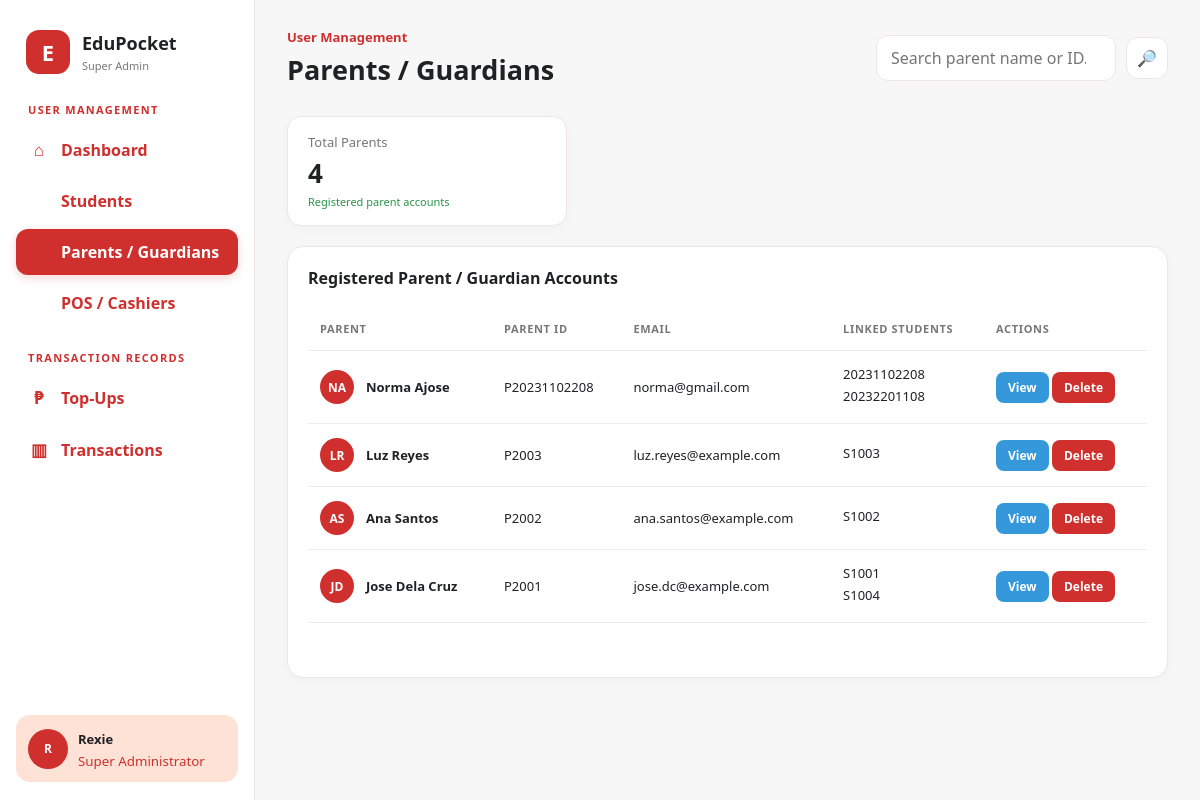
The app's page /school-superadmin/parents.php with its own data.
### tables this page shows
CREATE TABLE `parents` (
  `parent_id` varchar(20) NOT NULL,
  `Fname` varchar(100) NOT NULL,
  `first_name` varchar(50) NOT NULL,
  `middle_name` varchar(50) DEFAULT NULL,
  `last_name` varchar(50) NOT NULL,
  `suffix` varchar(10) DEFAULT NULL,
  `Password` varchar(255) NOT NULL,
  `pin` varchar(255) DEFAULT NULL,
  `email` varchar(100) DEFAULT NULL,
  `linked_student_num` varchar(20) DEFAULT NULL,
  `profile_photo` varchar(255) DEFAULT NULL,
  `password_changed` tinyint(1) NOT NULL DEFAULT 0
);

### school-superadmin/parents.php (the view, shortened to what this page needs)
<?php
require_once "db.php";
$totalParentsQuery = "
    SELECT COUNT(*) AS total
    FROM parents
";
$totalParentsResult = $conn->query($totalParentsQuery);
$totalParents = 0;
if ($totalParentsResult) {
    $row = $totalParentsResult->fetch_assoc();
    $totalParents = $row["total"];
}
$parentsQuery = "
    SELECT
        p.parent_id,
        p.Fname,
        p.first_name,
        p.middle_name,
        p.last_name,
        p.suffix,
        p.email,
        GROUP_CONCAT(
            s.student_num
            ORDER BY s.student_num
            SEPARATOR ','
        ) AS linked_students
    FROM parents p
    LEFT JOIN parent_student_link l
        ON p.parent_id = l.parent_id
    LEFT JOIN students s
        ON l.student_num = s.student_num
    GROUP BY
        p.parent_id,
        p.Fname,
        p.first_name,
        p.middle_name,
        p.last_name,
        p.suffix,
        p.email
    ORDER BY p.parent_id DESC
";
$parents = $conn->query($parentsQuery);
?>
<!DOCTYPE html>
<html lang="en">
<head>
    <link
        rel="stylesheet"
        href="style.css?v=<?php echo time(); ?>"
    >
</head>
<body>
<div class="app">
    <aside class="sidebar">
        <div class="brand">
            <div class="logo">
                E
            </div>
            <div>
                <div class="brand-title">
                    EduPocket
                </div>
                <span class="brand-subtitle">
                    Super Admin
                </span>
            </div>
        </div>
        <div class="nav-title">
            User Management
        </div>
        <nav class="nav">
            <button
                onclick="window.location.href='index.php'"
            >
                <span class="nav-icon">⌂</span>
                Dashboard
            </button>
            <button
                onclick="window.location.href='students.php'"
            >
                Students
            </button>
            <button
                class="active"
                onclick="window.location.href='parents.php'"
            >
                Parents / Guardians
            </button>
            <button
                onclick="window.location.href='pos_cashiers.php'"
            >
                POS / Cashiers
            </button>
        </nav>
        <div class="nav-title finance-title">
            Transaction Records
        </div>
        <nav class="nav">
            <button
                onclick="window.location.href='topups.php'"
            >
                <span class="nav-icon">₱</span>
                Top-Ups
            </button>
            <button
                onclick="window.location.href='transactions.php'"
            >
                <span class="nav-icon">▥</span>
                Transactions
            </button>
        </nav>
        <div class="sidebar-footer">
            <div class="admin-card">
                <div class="avatar">
                    R
                </div>
                <div>
                    <strong>
                        Rexie
                    </strong>
                    <small>
                        Super Administrator
                    </small>
                </div>
            </div>
        </div>
    </aside>
    <main>
        <div class="topbar">
            <div>
                <div class="eyebrow">
                    User Management
                </div>
                <h1>
                    Parents / Guardians
                </h1>
            </div>
            <div class="top-actions">
                <input
                    type="search"
                    id="parentSearch"
                    class="search"
                    placeholder="Search parent name or ID..."
                    autocomplete="off"
                >
                <button
                    class="notification"
                >
                    🔎︎
                </button>
            </div>
        </div>
        <div class="student-summary-row">
            <div class="single-total-card">
                <div class="single-total-info">
                    <div class="stat-label">
                        Total Parents
                    </div>
                    <div class="stat-number">
                        <?php
                        echo number_format($totalParents);
                        ?>
                    </div>
                    <div class="stat-trend">
                        Registered parent accounts
                    </div>
                </div>
            </div>
        </div>
        <section class="card table-card">
            <div class="card-header">
                <h2>
                    Registered Parent / Guardian Accounts
                </h2>
            </div>
            <div class="table-wrapper">
                <table>
                    <thead>
                        <tr>
                            <th>
                                Parent
                            </th>
                            <th>
                                Parent ID
                            </th>
                            <th>
                                Email
                            </th>
                            <th>
                                Linked Students
                            </th>
                            <th>
                                Actions
                            </th>
                        </tr>
                    </thead>
                    <tbody id="parentsTable">
                        <?php
                        if ($parents && $parents->num_rows > 0) {
                            while ($parent = $parents->fetch_assoc()) {
                                $parentID = $parent["parent_id"];
                                $name = $parent["Fname"];
                                $email = !empty($parent["email"])
                                    ? $parent["email"]
                                    : "—";
                                $linkedStudents = [];
                                if (!empty($parent["linked_students"])) {
                                    $linkedStudents =
                                        explode(
                                            ",",
                                            $parent["linked_students"]
                                        );
                                }
                                $words = explode(
                                    " ",
                                    trim($name)
                                );
                                $initials = "";
                                foreach ($words as $word) {
                                    if (!empty($word)) {
                                        $initials .= strtoupper(
                                            substr($word, 0, 1)
                                        );
                                    }
                                }
                                $initials = substr(
                                    $initials,
                                    0,
                                    2
                                );
                        ?>
                            <tr>
                                <td>
                                    <div class="user-cell">
                                        <div class="avatar">
                                            <?php
                                            echo htmlspecialchars(
                                                $initials
                                            );
                                            ?>
                                        </div>
                                        <div>
                                            <strong>
                                                <?php
                                                echo htmlspecialchars(
                                                    $name
                                                );
                                                ?>
                                            </strong>
                                        </div>
                                    </div>
                                </td>
                                <td>
                                    <a
                                    >
                                        <?php
                                        echo htmlspecialchars(
                                            $parentID
                                        );
                                        ?>
                                    </a>
                                </td>
                                <td>
                                    <?php
                                    echo htmlspecialchars(
                                        $email
                                    );
                                    ?>
                                </td>
                                <td>
                                    <?php
                                    if (!empty($linkedStudents)) {
                                        foreach ($linkedStudents as $studentNum) {
                                            $studentNum =
                                                trim($studentNum);
                                            if (!empty($studentNum)) {
                                    ?>
                                                <div
                                                    style="
                                                        margin-bottom: 4px;
                                                    "
                                                >
                                                    <?php
                                                    echo htmlspecialchars(
                                                        $studentNum
                                                    );
                                                    ?>
                                                </div>
                                    <?php
                                            }
                                        }
                                    } else {
                                        echo "—";
                                    }
                                    ?>
                                </td>
                                <td class="action-buttons">
                                    <button
                                        class="view-btn"
                                        onclick="viewParent('<?php echo htmlspecialchars($parentID); ?>')"
                                    >
                                        View
                                    </button>
                                    <button
                                        class="delete-btn"
                                        onclick="deleteParent('<?php echo htmlspecialchars($parentID); ?>')"
                                    >
                                        Delete
                                    </button>
                                </td>
                            </tr>
                        <?php
                            }
                        }
                        ?>
                    </tbody>
                </table>
            </div>
        </section>
    </main>
</div>
</body>
</html>

### records on screen
parents: initials "NA", Fname "Norma Ajose", parent_id "P20231102208", email "norma@gmail.com", studentNum "20231102208", studentNum "20232201108"
parents: initials "LR", Fname "Luz Reyes", parent_id "P2003", email "luz.reyes@example.com", studentNum "S1003"
parents: initials "AS", Fname "Ana Santos", parent_id "P2002", email "ana.santos@example.com", studentNum "S1002"
parents: initials "JD", Fname "Jose Dela Cruz", parent_id "P2001", email "jose.dc@example.com", studentNum "S1001", studentNum "S1004"

### other values on screen
$totalParents "4"
